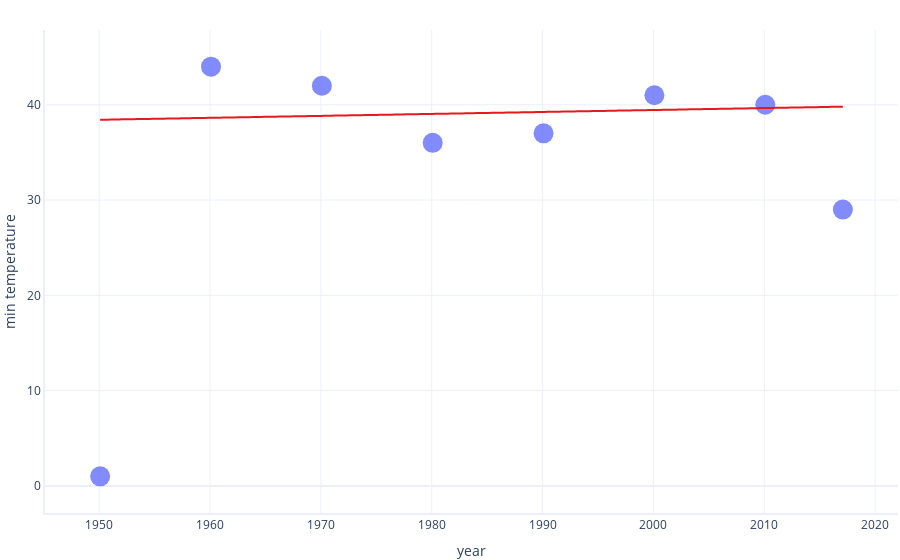

This figure's notebook cell:
### Markdown cell above
Now using Sum of absolute differences SAD

### Code cell
model = MicrosoftCustomLinearRegressor().fit(X = dataset.year, y = dataset.min_temperature, cost_function=sum_of_absolute_difference)

# Graphing the module
graphing.scatter_2D(dataset, label_x='year', label_y='min_temperature', trendline=model.predict)
